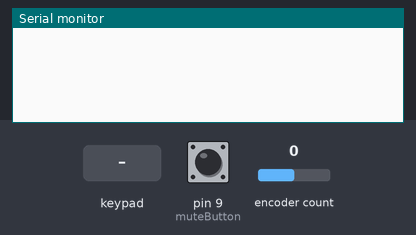
The sketch below on a simulated Arduino Leonardo, built with avr-gcc and run on an emulated ATmega32U4. Parts: the last lines printed to the serial monitor. The test bench sets the inputs (shaded band); at power-on: pin 9 (muteButton) HIGH, encoder count 0. USB keyboard and mouse output is not drawn.

Above: at 1.2 s.
1.3 s: key 'a' pressed
At 2.4 s:
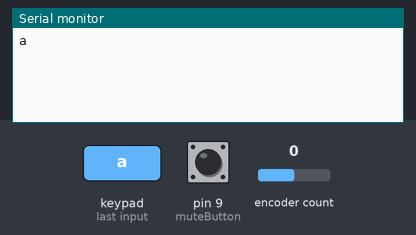
2.8 s: key 'v' pressed
At 3.7 s:
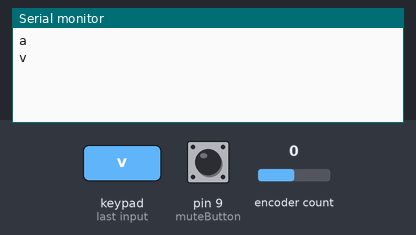
4.3 s: key 'g' pressed
At 4.7 s:
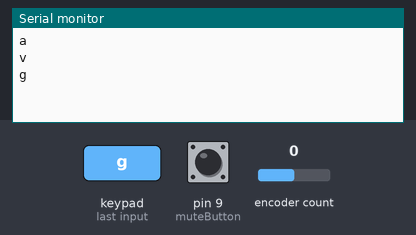
5.8 s: key 'y' pressed
At 7.0 s:
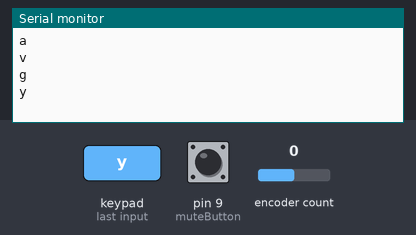
7.3 s: key 'p' pressed
At 8.0 s:
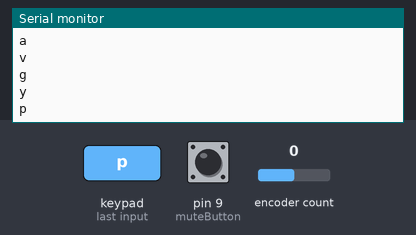

Measured:
- after the input at 1.3 s, the serial monitor: prints a new line at once (image 1)
- after the input at 2.8 s, the serial monitor: prints a new line at once (image 2)
- after the input at 4.3 s, the serial monitor: prints a new line at once (image 3)
- after the input at 5.8 s, the serial monitor: prints a new line at once (image 4)
- after the input at 7.3 s, the serial monitor: prints a new line at once (image 5)

The sketch:

homeSchoolMeet.ino
```cpp
/* TECLADO MACRO
Teclado para minha filha fazer aulas no Google Meet mais confortavelmente sem se estressar com o mouse ou com o trackpad do notebook

*/

#include <Keypad.h>
#include <Encoder.h>
#include "HID-Project.h"


Encoder RotaryEncoder(14, 16);
const int muteButton = 9;

const byte ROWS = 1;
const byte COLS = 5;


char keys [ROWS][COLS] = {
  {'a','v','g','y','p'} //SEQUENCIA: 'AZUL','VERMELHO','VERDE','AMARELO','PRETO'
};

long positionEncoder  = -999; //encoder RIGHT position variable

byte rowPins[ROWS] = {7};
byte colPins[COLS] = {2, 3, 4, 5, 6}; //SEQUENCIA: 'AZUL','VERMELHO','VERDE','AMARELO','PRETO'

Keypad keypad = Keypad (makeKeymap(keys), rowPins, colPins, ROWS, COLS);

void setup(){
  pinMode(muteButton, INPUT_PULLUP);

  Serial.begin(9600);
  Keyboard.begin();
  Consumer.begin();
 // Mouse.begin();
}

void loop(){
  char key = keypad.getKey();
  encoder_Mode();
  encoder_Mute();


  if(key) {
    Serial.println(key);
    switch(key){
      case 'a':
        meetCam();
        break;
      case 'v':
        meetClose();
        break;
      case 'g':
        meetMute();
        break;
      case 'y':
        swapTab();
        break;
      case 'p':
        meetMax();
        break;
    }

    delay(100);
    Keyboard.releaseAll();
  }
}
  /*Keyboardvapy
      Keyboard.press(KEY_LEFT_CTRL);
      Keyboard.press(KEY_LEFT_ALT);
      Keyboard.press('0');
      Keyboard .releaseAll();       delay(100);

*/

//--------------- SUB-ROTINAS------------------


void encoder_Mode(){ // INVERTI OS FIOS NA HORA DE LIGAR TIVE QUE CONSERTAR NO CODIGO
  long newPos = RotaryEncoder.read()/2;
    if (newPos != positionEncoder && newPos < positionEncoder) {
    positionEncoder = newPos;
      Consumer.write(MEDIA_VOL_UP);
      }

    if (newPos != positionEncoder && newPos > positionEncoder) {
    positionEncoder = newPos;
      Consumer.write(MEDIA_VOL_DOWN);
    }
  }

void encoder_Mute(){
  if (!digitalRead(muteButton)){
    Consumer.write(MEDIA_VOL_MUTE);
    delay(100);
  }

}

void meetMute(){
  Keyboard.press(KEY_LEFT_CTRL);
  Keyboard.press(KEY_D);
  delay(250);
  Keyboard.releaseAll();
}

void meetCam(){
  Keyboard.press(KEY_LEFT_CTRL);
  Keyboard.press(KEY_E);
  delay(100);
  Keyboard.releaseAll();
}

void meetMax(){
  Keyboard.press(KEY_F11);
  delay(100);
  Keyboard.releaseAll();
}

void meetClose(){
  Keyboard.press(KEY_LEFT_CTRL);
  Keyboard.press(KEY_W);
  delay(100);
  Keyboard.releaseAll();
}

void swapTab(){
  Keyboard.press(KEY_LEFT_CTRL);
  Keyboard.press(KEY_PAGE_DOWN);
  delay(100);
  Keyboard.releaseAll();
}
/*
void meetBlkpp(){
  Keyboard.press(KEY_LEFT_CTRL);
  Keyboard.press(KEY_LEFT_ALT);
  Keyboard.press(KEY_K);
  delay(100);
  Keyboard.releaseAll();
}

void meetBlkmm(){
  Keyboard.press(KEY_LEFT_CTRL);
  Keyboard.press(KEY_LEFT_ALT);
  Keyboard.press(KEY_J);
  delay(100);
  Keyboard.releaseAll();
}
*/
```
